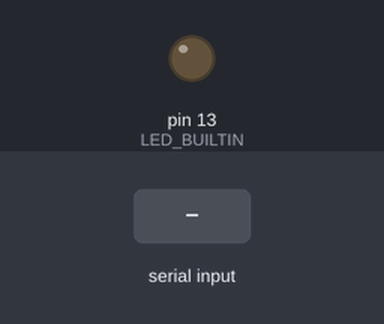
The sketch below on a simulated Arduino Leonardo, built with avr-gcc and run on an emulated ATmega32U4. Parts: output pins drawn as LEDs (lit = HIGH). Inputs (shaded band) come from the test bench. What the sketch prints to the serial monitor is not drawn.

Above: at 1.2 s.
1.3 s: "1" received over Serial
Timing chart, 0 to 4.3 s (numbered marks = the images above; inputs shaded):
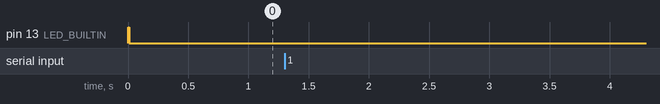

Measured:
- after the input at 1.3 s, every drawn part: stays the same

The sketch:

arduino_SerialTest.ino
```cpp
/*

  This is a simple test to see if the communication between the host (Udoo Bolt) and the built-in Arduino Leonardo works.
  On the Arduino, there is the arduino_Serialtest.ino program running.

  created 03.12.21 by Gabriel Käppeli
*/

char b1 = 0;
char b2 = 0;
uint16_t received_int = 0;
char cstr[17];

void setup() {
  pinMode(LED_BUILTIN, OUTPUT);
  digitalWrite(LED_BUILTIN, HIGH);

  Serial.begin(115200);
  while (!Serial)
    ;
  Serial.println("Serial ready");

  digitalWrite(LED_BUILTIN, LOW);
  // delay(500);                    // connection errors if there are delays
  // digitalWrite(LED_BUILTIN, HIGH);
}

void loop() {
  if (!Serial) {
    digitalWrite(LED_BUILTIN, LOW);
    while (!Serial)
      ;
    Serial.flush();
    Serial.println("Serial ready");
  }
  if (Serial.available()) {  // If anything comes in Serial (USB),
    // uint8_t count = 0;
    // while (Serial.available()) {
    //   b1 = Serial.read();
    //   if (b1 == 0xff) count++;
    //   else count = 0;
    //   if(count >= 2) break;
    //   digitalWrite(LED_BUILTIN, LOW);
    // }

    b1 = Serial.read();
    b2 = Serial.read();
    received_int = (b1 << 8) + b2;
    if (b2 == 0xf0) digitalWrite(LED_BUILTIN, HIGH);
    else digitalWrite(LED_BUILTIN, LOW);
    if (b2 == 0xfe) digitalWrite(LED_BUILTIN, HIGH);
    else digitalWrite(LED_BUILTIN, LOW);

    itoa(received_int, cstr, 2);  // convert int to char to write to serial
    Serial.println(cstr);  // read it and send it out formatted to Serial (USB)
  }
}
```
